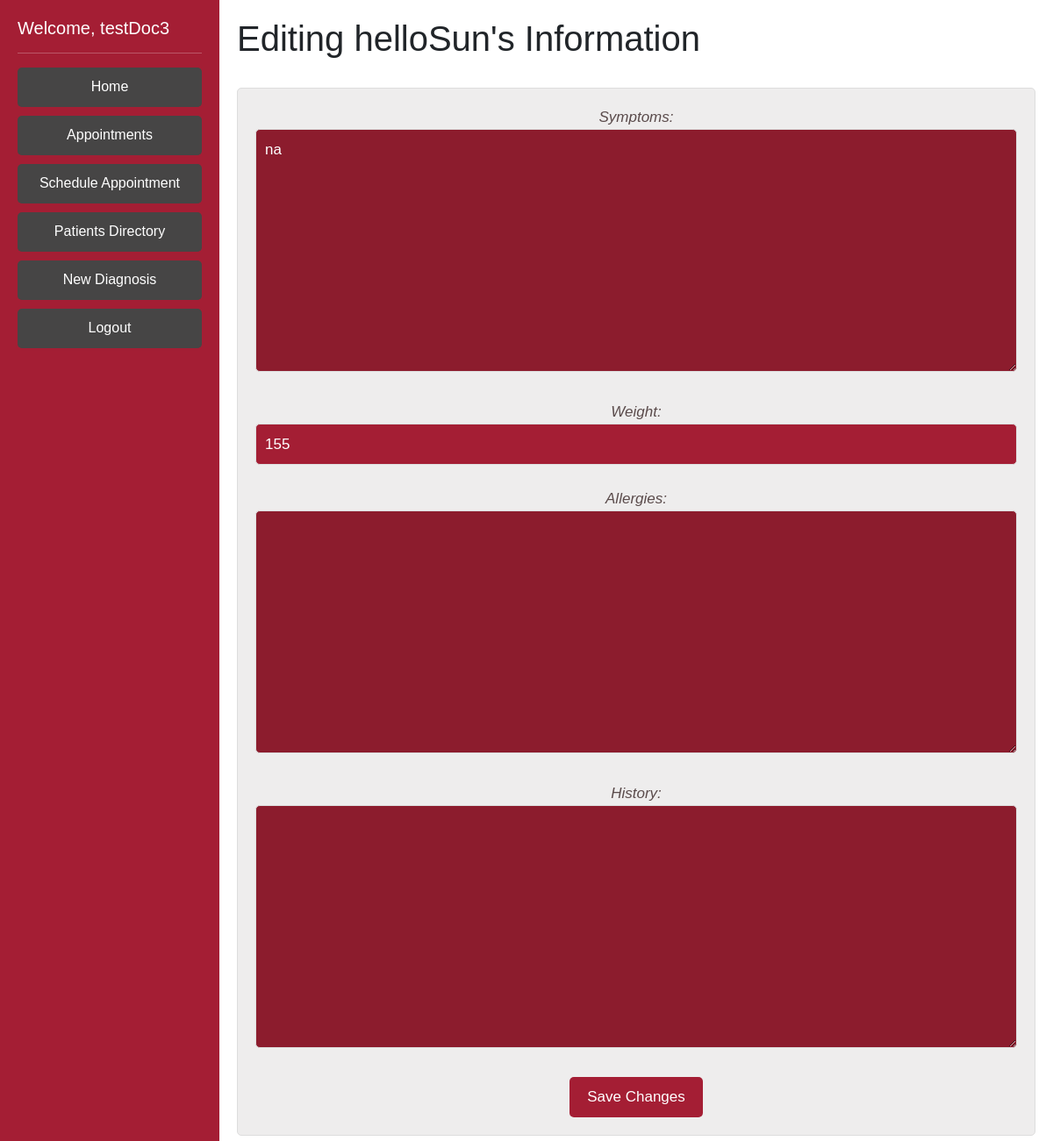
Screenshot of /editProfileDoctor/helloSun/ (signed in) with the database file from the repository.
### DoctorPortal/models.py (models this page shows, shortened)
class Patient(AbstractBaseUser):
    phone = EncryptedIntegerField() # 1 (999)-999-9999 11 long
    ssn = EncryptedCharField(unique=True) #ssn should be unique
    address = EncryptedCharField(max_length=200, default= '')
    username = models.CharField(max_length=100, default = '', unique=True)
    password = EncryptedCharField(max_length=25, default='')
    createdAt = EncryptedDateTimeField(auto_now_add=True) # time the patient was created
    lastUpdated = EncryptedDateTimeField(auto_now=True) # time the patient info was last edited
    fname = models.CharField(max_length=50)
    lname = EncryptedCharField(max_length=50)
    sex = models.CharField(max_length=1) # M or F
    symptoms = EncryptedTextField(default='na') #large body of text
    age = models.PositiveIntegerField(validators=[MaxValueValidator(130), MinValueValidator(0)], default=None) # 0 - 130 yrs old
    weight = models.PositiveIntegerField(validators=[MinValueValidator(1), MaxValueValidator(2000)], default=None) # 1-2000lbs
    allergies = EncryptedTextField(default='na') # known allergies
    history = EncryptedTextField(default='na') # the medical history
    is_patient = models.BooleanField('patientStatus', default=True)
    is_doctor = models.BooleanField('doctorStatus', default=False)
    objects = PatientManager()
    USERNAME_FIELD = 'username'
    REQUIRED_FIELDS = []

### DoctorPortal/views.py (the view)
# urls.py: path('editProfileDoctor/<str:patientUsername>/', views.editProfileDoctor, name='editProfileDoctor'),
def editProfileDoctor(request, patientUsername):
    current_user = request.user
    if (current_user.is_doctor == False):
        return HttpResponseRedirect('/login')
    chosenPatient1 = Patient.objects.filter(username=patientUsername)
    chosenPatient = chosenPatient1[0]
    logging.debug(chosenPatient)
    if request.method == 'POST':
        form = EditProfileFormDoctor(user=current_user, data=request.POST, instance=chosenPatient)
        if form.is_valid() is True:
            chosenPatient.symptoms = form.cleaned_data['symptoms']
            chosenPatient.weight = form.cleaned_data['weight']
            chosenPatient.allergies = form.cleaned_data['allergies']
            chosenPatient.history = form.cleaned_data['history']
            chosenPatient.save()
            logging.debug(form.cleaned_data['symptoms'])
            logging.debug(form.cleaned_data['weight'])
            logging.debug(form.cleaned_data['allergies'])
            logging.debug(form.cleaned_data['history'])
            logging.debug("Successfully edited patient")
            logger.info(f"Doctor {current_user} edited patient profile {chosenPatient}  Date/Time: {current_datetime}")
            return redirect('viewPatients')
        else:
            return redirect('doctorHome')
    else:
        form = EditProfileFormDoctor(user=current_user, instance=chosenPatient)
    context = {
        'form':form, 'user': current_user, 'patient': chosenPatient
    }
    return render(request, 'editProfile_doctor.html', context)

### DoctorPortal/forms.py
class EditProfileFormDoctor(forms.ModelForm):
    def __init__(self, user, *args, **kwargs):
        self.user = user
        super(EditProfileFormDoctor, self).__init__(*args, **kwargs)
    class Meta:
        model = Patient
        exclude = ('createdAt', 'lastUpdated', 'staffUser', 'patient', 'updaterUsername', 'age', 'ssn', 'name', 'username', 'password', 'last_login', 'phone', 'address', 'fname', 'lname', 'is_doctor', 'is_patient', 'sex',)

### DoctorPortal/templates/editProfile_doctor.html (shortened to what this page needs)
{% extends 'base_doctor.html' %}
{% block content %}
    <h1>Editing {{ patient.username }}'s Information</h1>
    <br>
    <form method="post" class="myformy">
        {{ form.as_p }}
        <button type="submit">Save Changes</button>
      </form>
{% endblock content %}

### DoctorPortal/templates/base_doctor.html (shortened to what this page needs)
{% load static %}
<!doctype html>
<html lang="en">
  <head>
		<link href="https://cdn.jsdelivr.net/npm/bootstrap@5.3.0-alpha1/dist/css/bootstrap.min.css" rel="stylesheet">
		<link rel="stylesheet" type="text/css" href="{% static 'styles.css' %}">
	</head>
  <body>
    <div class="sidebar">
      <h5>Welcome, {{ user.get_username }}</h5>
      <hr class="my-3">
			<ul>
				<li><a class="btn btn-danger" style="margin-bottom: 10px;" href="/home">Home</a></li>
				<li><a class="btn btn-danger" style="margin-bottom: 10px;" href="/viewFutureAppointmentsDoctor">Appointments</a></li>
        <li><a class="btn btn-danger" style="margin-bottom: 10px;" href="/scheduleAppointmentDoctor">Schedule Appointment</a></li>
				<li><a class="btn btn-danger" style="margin-bottom: 10px;" href="/viewPatients">Patients Directory</a></li>
				<li><a class="btn btn-danger" style="margin-bottom: 10px;" href="/addDiagnosis">New Diagnosis</a></li>
				<li><a class="btn btn-danger" href="/logoutDoctor">Logout</a></li>
			</ul>
    </div>
    <div class="content">
      {% block content %}{% endblock content %}
    </div>
  </body>
</html>

### DoctorPortal/static/styles.css (style rules this page uses)
body { margin: 0; padding: 0; font-family: Arial, sans-serif; }
.sidebar { position: fixed; top: 0px; left: 0; width: 250px; height: 100%; background-color: #a41e34; color: #fff; padding: 20px; box-sizing: border-box; }
.sidebar ul { margin: 0; padding: 0; list-style: none; }
.sidebar ul li { margin: 0; padding: 0; }
.sidebar ul li a { display: block; color: #fff; padding: 10px; text-decoration: none; border-bottom: 1px solid #8c1c2d; }
.content { margin-left: 250px; padding: 20px; box-sizing: border-box; }
.content h1 { margin-top: 0; }
.btn { background-color:rgb(70, 69, 69)!important; border-color: rgb(70, 69, 69)!important; border: none; display: inline-block; }
.myformy { background-color: #eeeded; padding: 20px; font-size: 17px; font-style: italic; color: rgb(90, 75, 75); border: 1px solid #ddd; border-radius: 5px; text-align: center; }
.myformy input, .myformy select, .myformy textarea { width: 100%; padding: 10px; border: 1px solid #ddd; border-radius: 5px; margin-bottom: 10px; }
a:link, a:visited { background-color: #8c1c2d; color: #fff; padding: 10px 20px; border-radius: 5px; border: none; cursor: pointer; text-decoration: none; }
form input { background-color: #a41e34; color: #fff; padding: 10px 20px; border-radius: 5px; border: none; cursor: pointer; text-decoration: none; }
form button { background-color: #a41e34; color: #fff; padding: 10px 20px; border-radius: 5px; border: none; cursor: pointer; text-decoration: none; }
ul { margin: 0; line-height: 50px; list-style: none; }
textarea { background-color: #8c1c2d; color: white; }

### rows the page displays
Patient: get_username "testDoc3"
Patient: username "helloSun", symptoms "na", weight "155"
